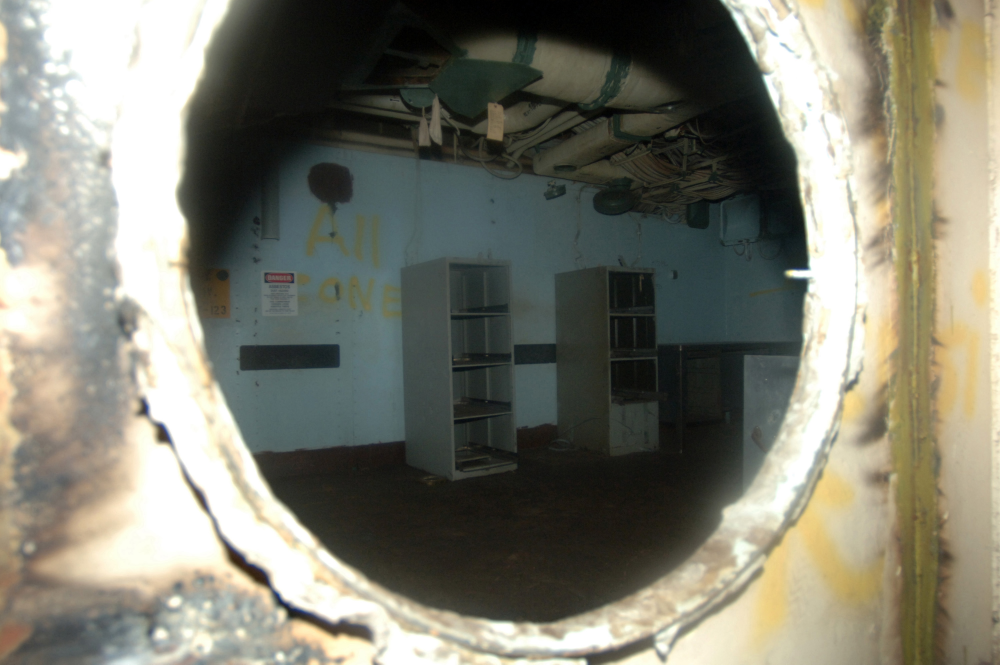
#> input picture videos/oriskany/test_v2/assets/photos/nara_6698555.jpg, 3000 x 1993 px, given in place of nara_6444104.jpg, which was not available (shown at 1/3 size); the run also reads 1 picture not shown here
$ python make_thumbs_v2.py
#> lines starting #> are read from the running program, lines starting #| are printed output that depends on the picture; after the words box and inside, x2 and y2 are one past the last pixel; in counts of white or black regions, pixels touching at a corner belong together
"""USS Ranger (CV-61) thumbnails v2. Helpers from make_thumbs.py (v1). Real US Navy photos (NARA / DVIDS, public domain), sea-only grade, no repaint,
no film or poster imagery, no claim of a sale (the Navy paid the breaker $0.01 to tow and scrap her)."""
from PIL import Image, ImageDraw, ImageFont, ImageEnhance, ImageFilter
import os, numpy as np
HERE = os.path.dirname(os.path.abspath(__file__)); ROOT = os.path.abspath(os.path.join(HERE, "../../.."))
PH = os.path.join(ROOT, "videos/uss_ranger/footage/src/photos"); FONT = os.path.join(ROOT, "tools/fonts/Anton-Regular.ttf")
W, H = 1280, 720; WHITE, RED, INK = (255, 255, 255), (217, 87, 43), (8, 10, 14)
def P(n): return Image.open(os.path.join(PH, n + ".jpg")).convert("RGB")
def cover(im, w=W, h=H, cx=0.5, cy=0.5, zoom=1.0):
    r = max(w / im.width, h / im.height) * zoom
    im = im.resize((int(im.width * r + 1), int(im.height * r + 1)), Image.LANCZOS)
    x = int((im.width - w) * cx); y = int((im.height - h) * cy); return im.crop((x, y, x + w, y + h))

def sea_grade(im, sat=1.4, toward=195 / 360, amt=0.4, lift=0.3, hz=0):
    """Study s10: mask the water (hue 160-270, lum < 85 %, not rust), +40 % saturation, hue 40 % toward 195 deg,
    then lift midtones ~0.3 EV over the whole frame. Wreck, rust, trees untouched by the hue move."""
    a = np.asarray(im).astype(np.float32) / 255
    mx, mn = a.max(-1), a.min(-1); d = mx - mn + 1e-6; r, g, b = a[..., 0], a[..., 1], a[..., 2]
    hue = np.where(mx == r, ((g - b) / d) % 6, np.where(mx == g, (b - r) / d + 2, (r - g) / d + 4)) / 6
    s = np.where(mx > 0, d / (mx + 1e-6), 0); v = mx; lum = 0.2126 * r + 0.7152 * g + 0.0722 * b
    mask = (hue > 160 / 360) & (hue < 270 / 360) & (lum < 0.85) & ~((hue > 10 / 360) & (hue < 50 / 360) & (s > 0.25))
    mask = mask & (np.arange(a.shape[0])[:, None] > hz)
    m = Image.fromarray((mask * 255).astype(np.uint8)).filter(ImageFilter.GaussianBlur(3)); m = np.asarray(m).astype(np.float32)[..., None] / 255
    h2 = hue + (toward - hue) * amt; s2 = np.clip(s * sat, 0, 1)
    i = np.floor(h2 * 6) % 6; f = h2 * 6 - np.floor(h2 * 6); p = v * (1 - s2); q = v * (1 - f * s2); t = v * (1 - (1 - f) * s2)
    rgb = np.stack([np.choose(i.astype(int), [v, q, p, p, t, v]), np.choose(i.astype(int), [t, v, v, q, p, p]),
                    np.choose(i.astype(int), [p, p, t, v, v, q])], -1)
    a = a * (1 - m) + rgb * m
    a = np.clip(a, 0, 1) ** (1 / (2 ** lift))      # midtone lift (~0.3 EV), highlights stay
    return Image.fromarray((np.clip(a, 0, 1) * 255).astype(np.uint8))

def word_shade(im, box, strength=0.55):
    """Soft dark gradient only behind the words (box = x0, y0, x1, y1)."""
    x0, y0, x1, y1 = box; m = Image.new("L", (W, H), 0); ImageDraw.Draw(m).rounded_rectangle(box, 60, fill=int(255 * strength))
    m = m.filter(ImageFilter.GaussianBlur(70)); dark = Image.new("RGB", (W, H), (5, 8, 14)); return Image.composite(dark, im, m)

def shadow(im, draw_fn, off=(6, 8), alpha=170, blur=6):
    m = Image.new("L", im.size, 0); draw_fn(ImageDraw.Draw(m), 255)
    m = m.transform(m.size, Image.AFFINE, (1, 0, -off[0], 0, 1, -off[1])).filter(ImageFilter.GaussianBlur(blur))
    return Image.composite(Image.new("RGB", im.size, INK), im, m.point(lambda v: v * alpha // 255))

def words(im, parts, x, y, size):
    """White words, 9 px stroke + drop shadow (critique 2: the 4 px stroke vanished at 168x94)."""
    f = ImageFont.truetype(FONT, size); d0 = ImageDraw.Draw(im); xs = []
    for w, col in parts: xs.append(x); x += d0.textlength(w + " ", font=f)
    def draw(d, fill):
        for (w, _), xx in zip(parts, xs): d.text((xx, y), w, font=f, fill=fill, stroke_width=9, stroke_fill=fill)
    im2 = shadow(im, draw); d = ImageDraw.Draw(im2)
    for (w, col), xx in zip(parts, xs): d.text((xx, y), w, font=f, fill=col, stroke_width=9, stroke_fill=INK)
    im.paste(im2); return x

def boxword(im, w, x, y, size, pad=14):
    """The one red element: white word on a solid #E0352B box (critique 1: red text on the sea vanishes in greyscale)."""
    f = ImageFont.truetype(FONT, size); d = ImageDraw.Draw(im); l, t, r, b = d.textbbox((x, y), w, font=f)
    box = (l - pad, t - pad, r + pad, b + pad)
    im2 = shadow(im, lambda dd, fill: dd.rectangle(box, fill=fill)); d = ImageDraw.Draw(im2)
    d.rectangle(box, fill=RED); d.text((x, y), w, font=f, fill=WHITE, stroke_width=3, stroke_fill=INK)
    im.paste(im2); return r + pad + int(size * 0.18)

def save(im, name):
    im.save(os.path.join(HERE, name + ".jpg"), quality=93)
    im.resize((168, 94), Image.LANCZOS).save(os.path.join(HERE, name + "_sidebar.png"))

def sharp(im, k=1.1): return ImageEnhance.Sharpness(im).enhance(k)   # <= 1.1, after the resize (critique 2: halos)


def grade(im, a=0.4, hz=0):
    return ImageEnhance.Color(sea_grade(im, sat=1.3, amt=a, lift=0.35, hz=hz)).enhance(1.08)


def seabright(im, hz, gain=0.55, tone=0.55):
    """Sea-only lift: water below the horizon row hz (blue hues only) gets a gamma lift + blue push. Ship and sky untouched."""
    a = np.asarray(im).astype(np.float32) / 255
    mx, mn = a.max(-1), a.min(-1); d = mx - mn + 1e-6; r, g, b = a[..., 0], a[..., 1], a[..., 2]
    hue = np.where(mx == r, ((g - b) / d) % 6, np.where(mx == g, (b - r) / d + 2, (r - g) / d + 4)) / 6
    lum = 0.2126 * r + 0.7152 * g + 0.0722 * b
    mask = (hue > 150 / 360) & (hue < 280 / 360) & (lum < 0.6) & (np.arange(a.shape[0])[:, None] > hz)
    m = np.asarray(Image.fromarray((mask * 255).astype(np.uint8)).filter(ImageFilter.GaussianBlur(4))).astype(np.float32)[..., None] / 255
    lift = np.clip(a, 0, 1) ** tone
    lift = lift * np.array([0.85, 1.02, 1.25], np.float32) * (1 + gain * 0.2)
    a = a * (1 - m) + np.clip(lift, 0, 1) * m
    return Image.fromarray((np.clip(a, 0, 1) * 255).astype(np.uint8))

def finish(im, c=1.1):
    return ImageEnhance.Contrast(sharp(im)).enhance(c)

def draw_words(im, parts, x, y, size, pad=14):
    """parts: list of (text, kind) kind 'w' white-stroked or 'r' red box; laid out on one line."""
    f = ImageFont.truetype(FONT, size)
    for t, k in parts:
        if k == "w": x = words(im, [(t, WHITE)], x, y, size)
        else: x = boxword(im, t, x, y, size, pad)
    return x

# T1: 1988 aerial, ship large, sea lifted
a = P("nara_6444104").crop((60, 600, 60 + 2080, 600 + 1170))
#> in P, returned value is the input picture: PIL image 3000x1993 RGB; mean R, G, B 125.2, 124.5, 111.7
t1 = seabright(cover(a), hz=0, tone=0.62); t1 = finish(grade(t1, 0.35, hz=0), 1.08)
#> in seabright, `mask = (hue > 150 / 360) & (hue < 280 / 360) & (lum < 0.6) & (np.arang..`:
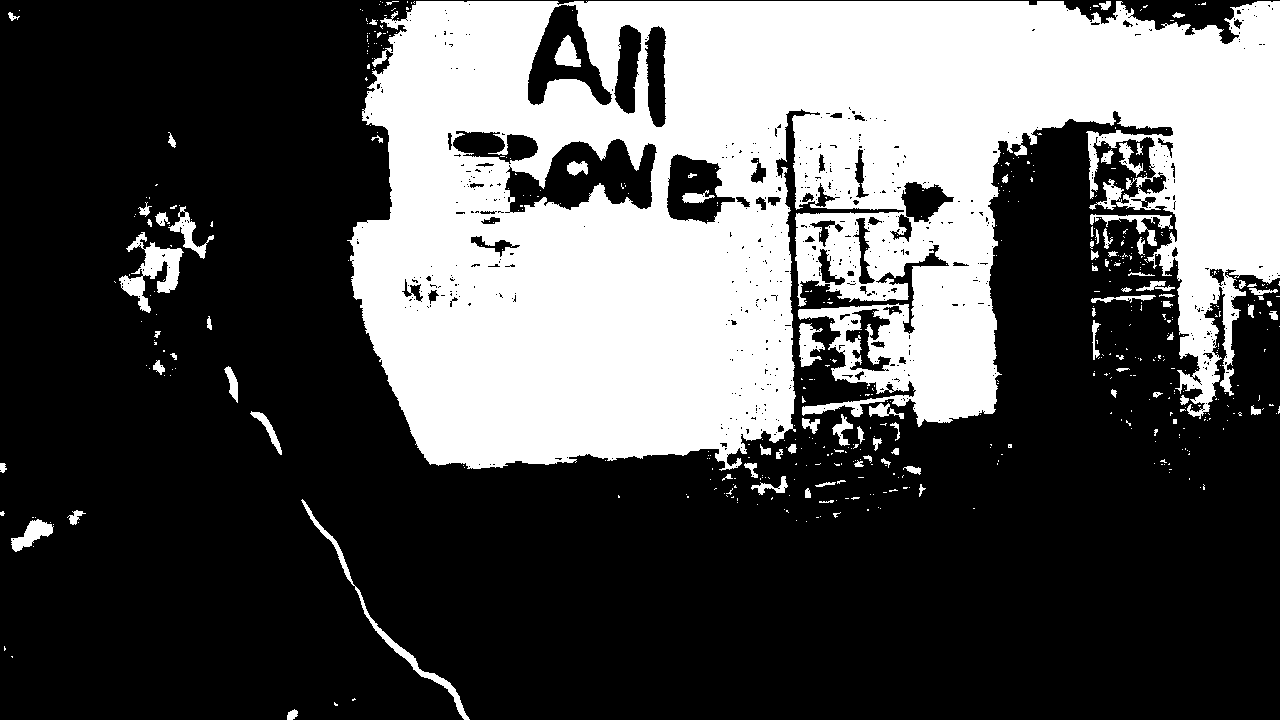
#> mask: shape (720, 1280) bool; 33.2% white; 549 white regions (461 under 20 px), largest, box (x1, y1, x2, y2) and area: (347, 1, 1280, 471) 291551, (119, 232, 184, 313) 1927, (301, 499, 470, 720) 1432
#> in sea_grade, `mask = (hue > 160 / 360) & (hue < 270 / 360) & (lum < 0.85) & ~((hue >..`: mask: shape (720, 1280) bool; 39% white; 263 white regions (201 under 20 px), largest, box (x1, y1, x2, y2) and area: (345, 0, 1280, 501) 339070, (105, 166, 217, 318) 7280, (296, 484, 472, 720) 2579
#> in sea_grade, `mask = mask & (np.arange(a.shape[0])[:, None] > hz)`: mask: shape (720, 1280) bool; 39% white; 263 white regions (201 under 20 px), largest, box (x1, y1, x2, y2) and area: (345, 1, 1280, 501) 338343, (105, 166, 217, 318) 7280, (296, 484, 472, 720) 2579
#> in sea_grade, `s2 = np.clip(s * sat, 0, 1)`:
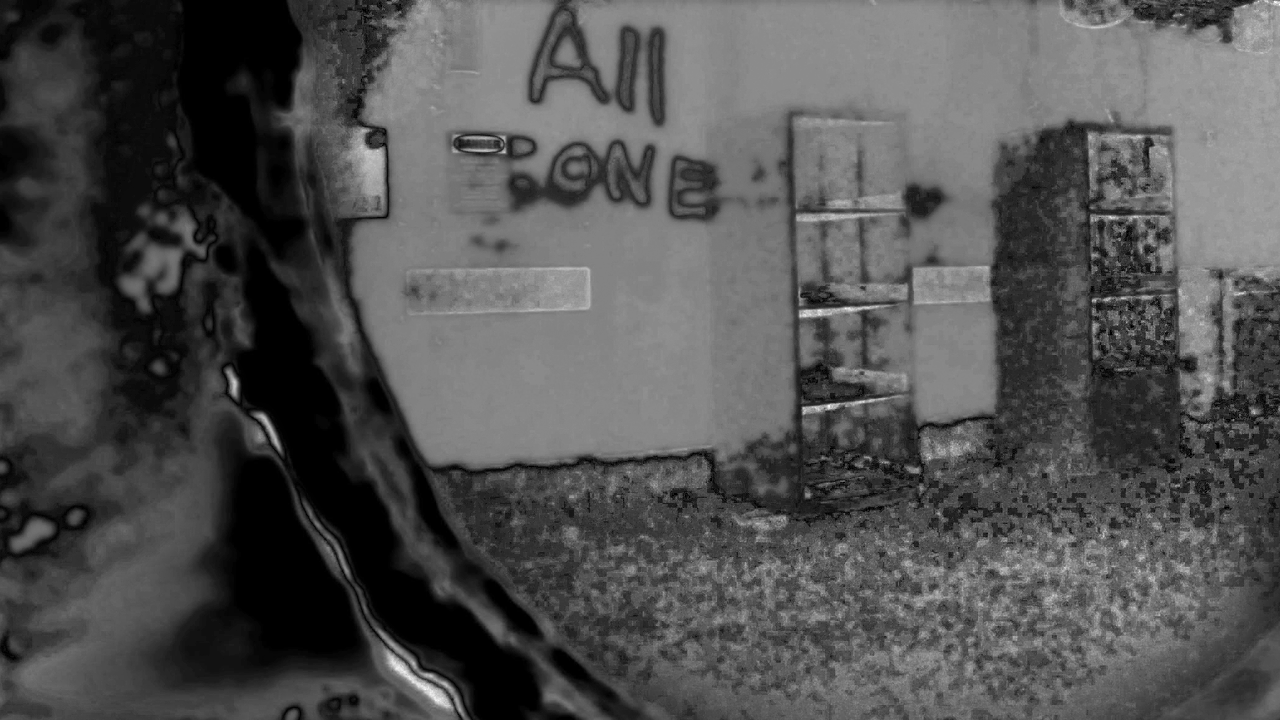
#> s2: shape (720, 1280) float32; min 1.3e-06, max 1, mean 0.32
#> in sea_grade, `f = h2 * 6 - np.floor(h2 * 6)`:
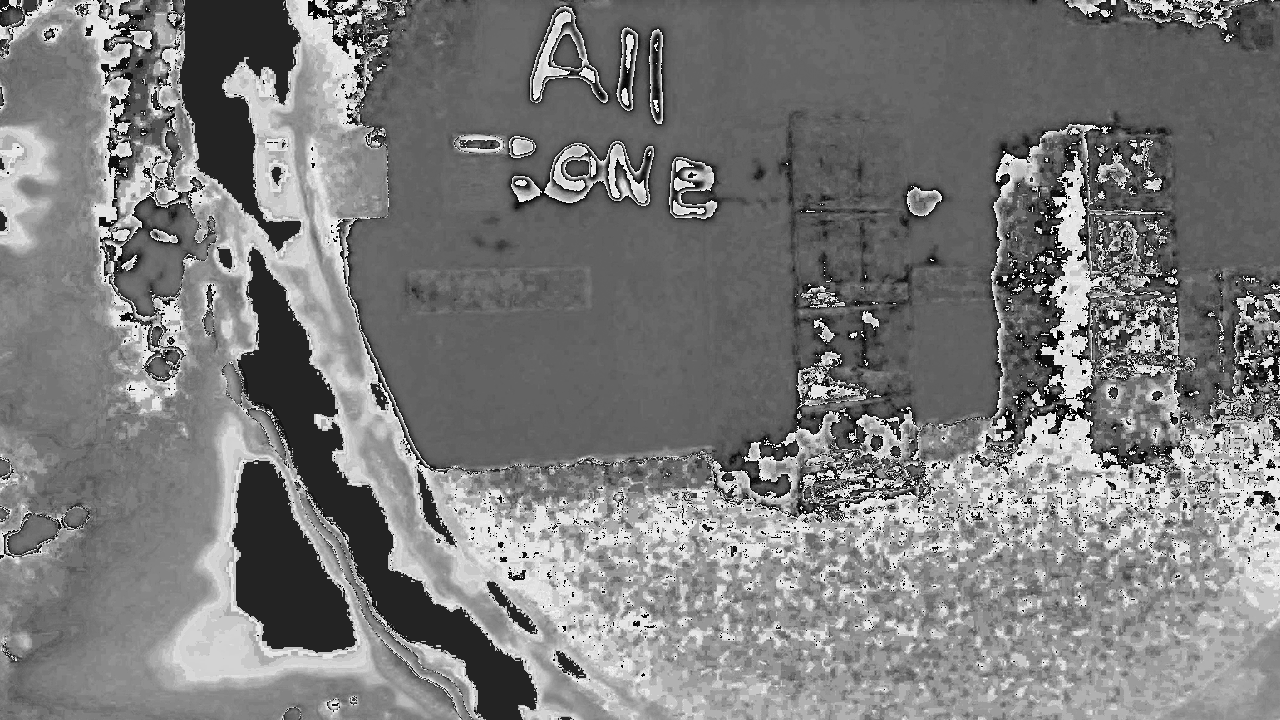
#> f: shape (720, 1280) float32; min 0.000823, max 0.999, mean 0.486
#> in sea_grade, `rgb = np.stack([np.choose(i.astype(int), [v, q, p, p, t, v]), np.choos..`:
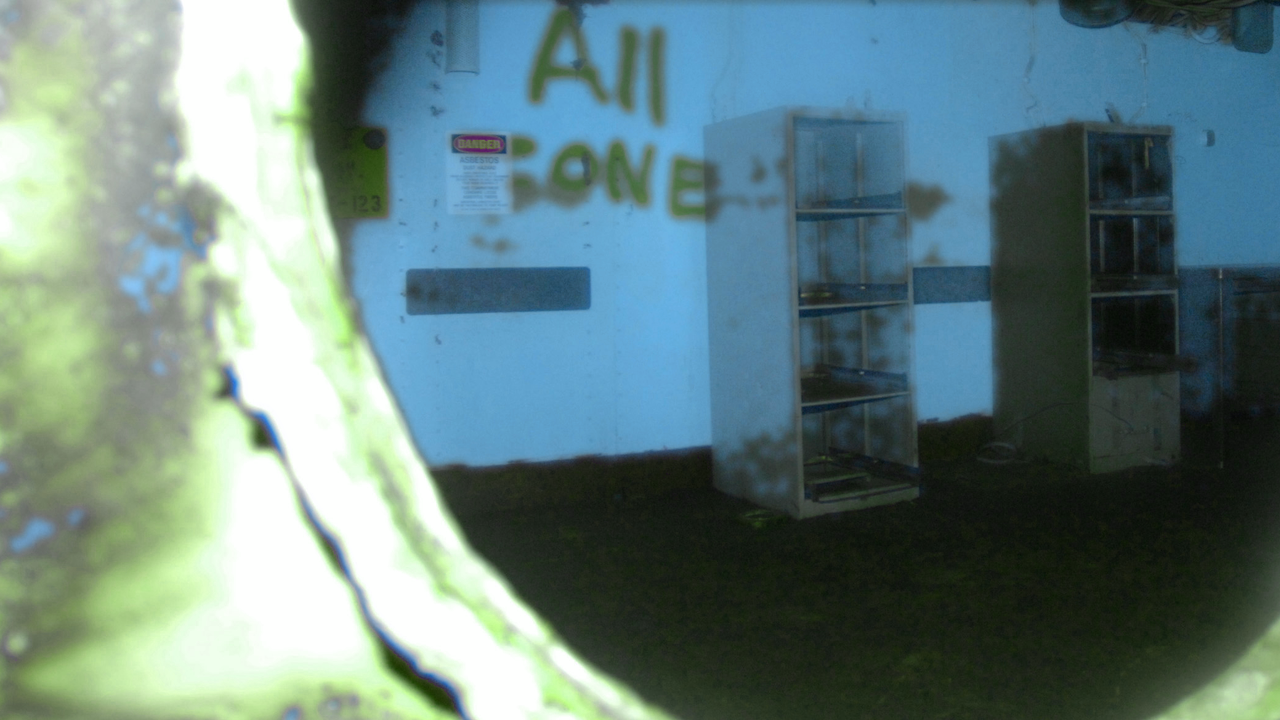
#> rgb: shape (720, 1280, 3) float32; mean of channels 0, 1, 2 0.4, 0.504, 0.499; drawn as R, G, B
t1 = ImageEnhance.Brightness(t1).enhance(1.06)
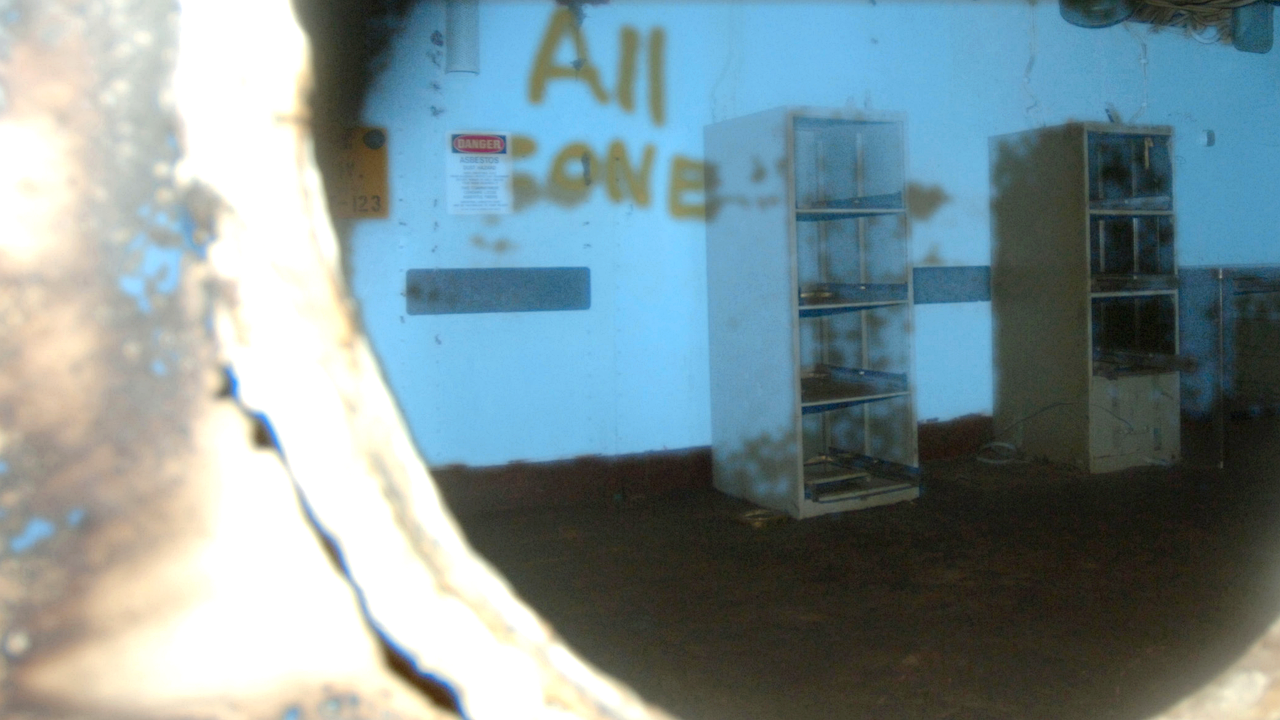
#> t1: PIL image 1280x720 RGB; mean R, G, B 125.5, 145.3, 150.1
t1 = word_shade(t1, (0, 0, 820, 330), 0.4)
x = words(t1, [("WORTH", WHITE)], 40, 14, 190); boxword(t1, "1¢?", 60, 220, 220, pad=16)
#> the loop in words, `for w, col in parts: xs.append(x); x += d0.textlength(w + " ", font=f)` made 1 pass
#> x on pass 1: 814.9
#> after the loop in words, `for w, col in parts: xs.append(x); x += d0.textlength(w + " ", font=f)`: x = 814.9; xs = [40]
#> the loop in draw, `for (w, _), xx in zip(parts, xs): d.text((xx, y), w, font=f, fill=fill..` made 1 pass
#> the loop in words, `for (w, col), xx in zip(parts, xs): d.text((xx, y), w, font=f, fill=co..` made 1 pass
#> (w, col, xx) on pass 1: ('WORTH', (255, 255, 255), 40)
#> after `x = words(t1, [('WORTH', WHITE)], 40, 14, 190)`: x = 814.9
#> in boxword, `l, t, r, b = d.textbbox((x, y), w, font=f)`: l = 60; t = 262; r = 457; b = 459
#> in boxword, `box = (l - pad, t - pad, r + pad, b + pad)`: box = (44, 246, 473, 475)
save(t1, "T1_worth_1c")

# T2: 1993 bow-on, crowded deck
a = P("nara_6655015").crop((0, 250, 3000, 250 + 1687))
t2 = seabright(cover(a), hz=330, tone=0.62, gain=0.2); t2 = finish(grade(t2, 0.3, hz=330), 1.05)
t2 = ImageEnhance.Brightness(t2).enhance(1.12)
t2 = word_shade(t2, (0, 330, 700, 720), 0.5)
words(t2, [("ONE", WHITE)], 40, 290, 185); boxword(t2, "CENT", 56, 470, 165, pad=12)
#> the loop in words (call 2), `for w, col in parts: xs.append(x); x += d0.textlength(w + " ", font=f)` made 1 pass
#> x on pass 1: 499.7
#> the loop in draw (call 2), `for (w, _), xx in zip(parts, xs): d.text((xx, y), w, font=f, fill=fill..` made 1 pass
#> the loop in words (call 2), `for (w, col), xx in zip(parts, xs): d.text((xx, y), w, font=f, fill=co..` made 1 pass
save(t2, "T2_one_cent_bow")

# T3: the tow, hull tight
a = P("dvids_ima_1799520").crop((0, 110, 1900, 110 + 1069))
t3 = seabright(cover(a), hz=590, tone=0.85, gain=0.1); t3 = finish(grade(t3, 0.2, hz=590), 1.1)
words(t3, [("FOR", WHITE)], 40, 14, 190); boxword(t3, "1¢", 330, 14, 190, pad=14)
save(t3, "T3_for_1c_tow")

# T4: split, bow-on glory | rust
L = P("nara_6655015").crop((300, 250, 300 + 2000, 250 + 2130 - 250));
L = seabright(cover(L, 760, 720, cx=.5, cy=.55), hz=170, tone=0.62, gain=0.2); L = finish(grade(L, 0.3, hz=170), 1.05); L = ImageEnhance.Brightness(L).enhance(1.12)
R = P("dvids_ima_1799520").crop((300, 0, 300 + 1100, 1060))
R = seabright(cover(R, 760, 720, cx=.5, cy=.45), hz=610, tone=0.85, gain=0.1); R = finish(grade(R, 0.2, hz=610), 1.1)
t4 = Image.new("RGB", (W, H)); t4.paste(L, (0, 0))
mask = Image.new("L", (W, H), 0); ImageDraw.Draw(mask).polygon([(620, 0), (W, 0), (W, H), (520, H)], fill=255)
Rf = Image.new("RGB", (W, H)); Rf.paste(R, (520, 0)); t4 = Image.composite(Rf, t4, mask)
ImageDraw.Draw(t4).line([(620, 0), (520, H)], fill=WHITE, width=8)
boxword(t4, "1¢", 505, 20, 300, pad=18)
save(t4, "T4_split_1c")

NAMES = ["T1_worth_1c", "T2_one_cent_bow", "T3_for_1c_tow", "T4_split_1c"]
def montage(sz, out):
    w, h = sz; m = Image.new("RGB", (w * 4 + 50, h * 2 + 30), (15, 15, 15))
    for i, n in enumerate(NAMES):
        t = Image.open(os.path.join(HERE, n + ".jpg")).resize(sz, Image.LANCZOS)
        m.paste(t, (10 + i * (w + 10), 10)); m.paste(t.convert("L").convert("RGB"), (10 + i * (w + 10), 20 + h))
    m.save(os.path.join(HERE, out))
montage((168, 94), "sidebar_v2.png"); montage((246, 138), "sidebar_v2_246.png"); print("ok")
